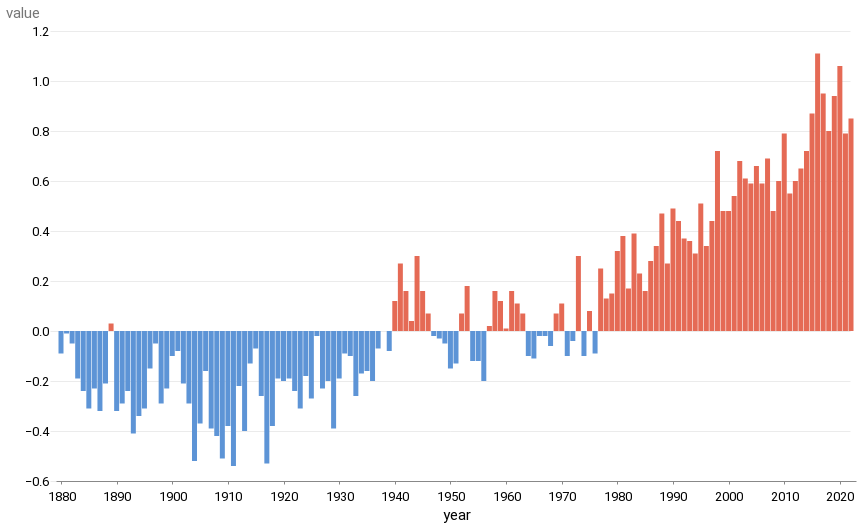

Notebook source saved alongside this figure:
### Markdown cell above
#### Chart it

### Code cell
alt.Chart(df).mark_bar().encode(
    x="year:T",
    y="value",
    color=alt.condition(
        alt.datum.value > 0,
        alt.value("#e56a55"),  # Hotter color
        alt.value("#5d94d6"),  # Colder color
    ),
)

### Figure 1 — Vega-Lite specification as saved in the notebook (floating-point values rounded to 4 significant figures; data arrays with more than 128 entries replaced by an {"elided": "..."} marker saying what was removed)
{"config": {"view": {"width": 800, "height": 450, "strokeOpacity": 0}, "background": "#ffffff", "title": {"anchor": "start", "font": "Summit Sans", "fontColor": "palette[\"black\"]", "fontSize": 18, "fontWeight": "normal"}, "arc": {"fill": "#00d4d8"}, "area": {"fill": "#00d4d8"}, "line": {"stroke": "#00d4d8", "strokeWidth": 3}, "path": {"stroke": "#00d4d8"}, "rect": {"fill": "#00d4d8"}, "shape": {"stroke": "#00d4d8"}, "bar": {"fill": "#00d4d8"}, "point": {"stroke": "#00d4d8"}, "symbol": {"fill": "#00d4d8", "size": 30}, "axis": {"titleFont": "Roboto", "titleFontSize": 15, "titleFontWeight": "normal", "labelFont": "Roboto, sans", "labelFontSize": 13, "labelFontWeight": "normal"}, "axisX": {"labelAngle": 0, "labelPadding": 6, "tickSize": 3, "grid": false}, "axisY": {"labelBaseline": "middle", "maxExtent": 45, "minExtent": 45, "titleAlign": "left", "titleAngle": 0, "titleX": -45, "titleY": -11, "domainOpacity": 0, "gridWidth": 0.6, "gridColor": "#dddddd", "offset": 6, "tickSize": 0, "titleColor": "#767676"}, "legend": {"titleFont": "Roboto", "titleFontSize": 15, "titleFontWeight": "normal", "symbolType": "square", "labelFont": "Roboto, sans", "labelFontSize": 13}, "range": {"category": ["#005f66", "#e37e2d", "#d64a3b", "#76b0ef", "#c1bc40"], "diverging": ["#e68a4f", "#f4bb6a", "#f9e39c", "#dadfe2", "#a6b7c6", "#849eae"], "heatmap": ["#7ff6f6", "#00eeef", "#00d4d8", "#00abb2", "#00848b", "#fbf2c7", "#00363d"], "ordinal": ["#7ff6f6", "#00eeef", "#00d4d8", "#00abb2", "#00848b", "#fbf2c7", "#00363d"], "ramp": ["#7ff6f6", "#00eeef", "#00d4d8", "#00abb2", "#00848b", "#fbf2c7", "#00363d"]}}, "data": {"name": "data-2b0547afe907b7aa72dfcc560b54989f"}, "mark": "bar", "encoding": {"color": {"condition": {"value": "#e56a55", "test": "(datum.value > 0)"}, "value": "#5d94d6"}, "x": {"field": "year", "type": "temporal"}, "y": {"field": "value", "type": "quantitative"}}, "$schema": "https://vega.github.io/schema/vega-lite/v4.17.0.json", "datasets": {"data-2b0547afe907b7aa72dfcc560b54989f": {"elided": "143 records"}}}
